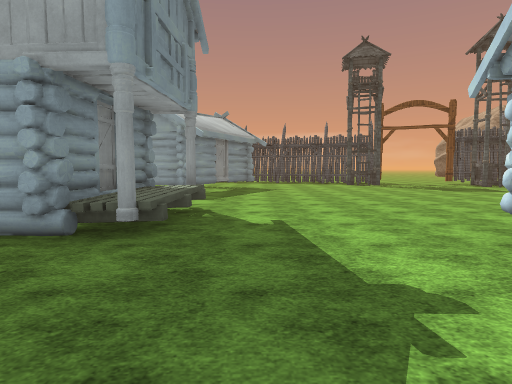
view 1 (above)

24 first-person views from a walk through a scene from a Unity 3-D project. The camera is 1.5 m above the floor, tilts 4° down and sees 75° across. The floor is counted in squares, 2 m on a side. Each view is taken from the middle of a square. On the plan, view 1 faces up. The plan holds only what a view shows up to about 11 squares ahead; the rest is blank. The place goes on beyond the plan. The terrain is drawn as flat ground. The player character is not drawn. Some animated figures are left out. Some surface patterns are stand-ins.

view 2
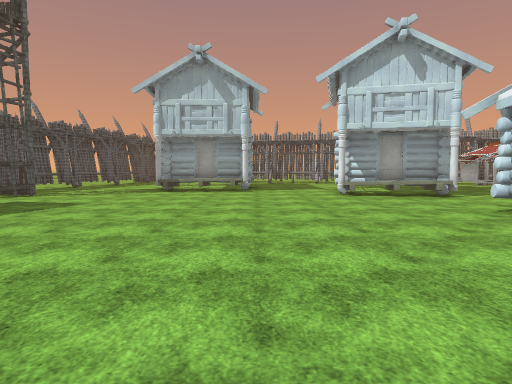

view 3
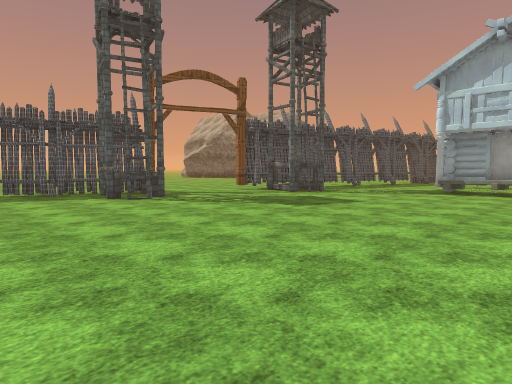

view 4
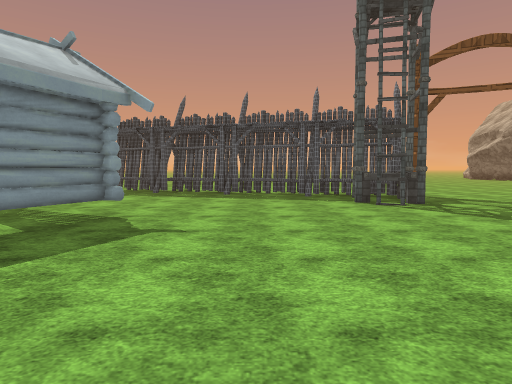

view 5
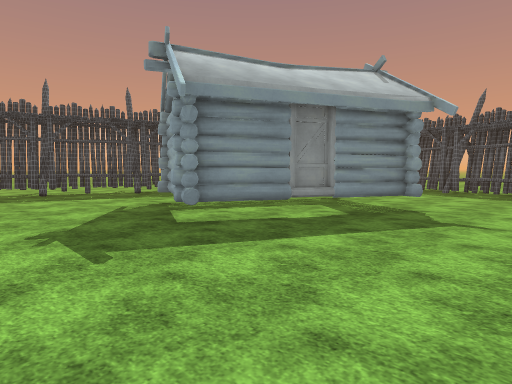

view 6
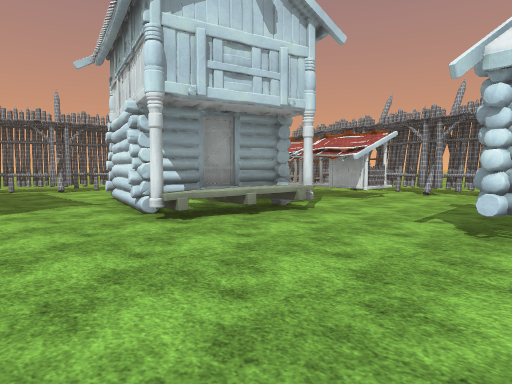

view 7
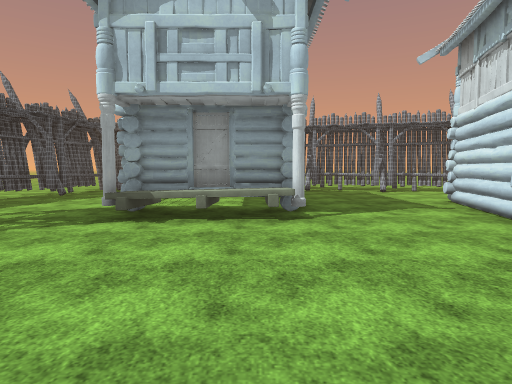

view 8
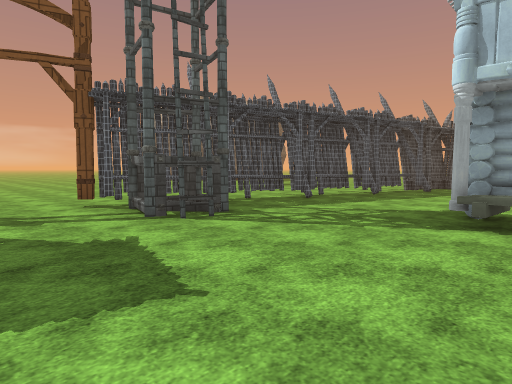

view 9
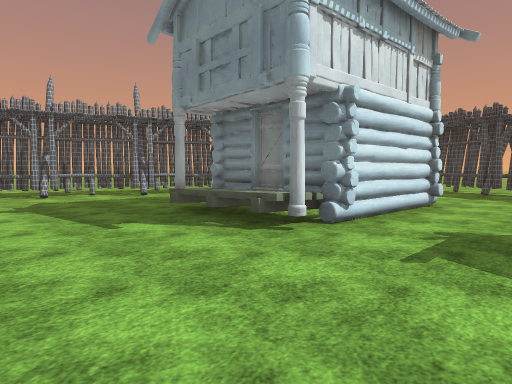

view 10
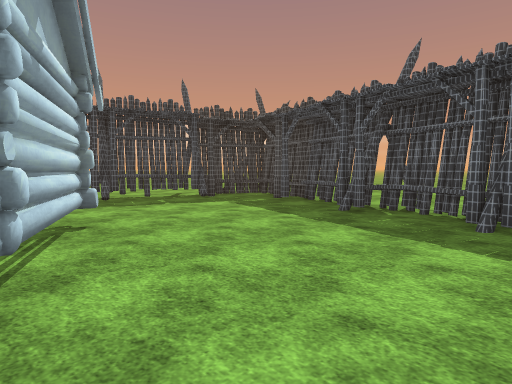

view 11
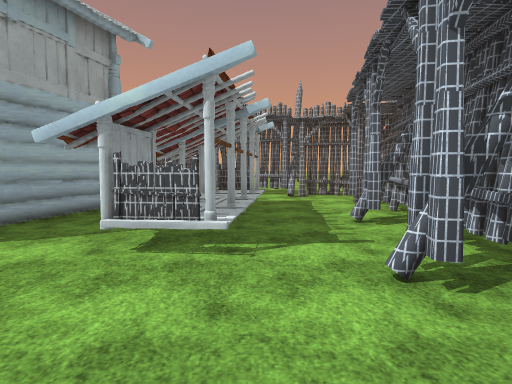

view 12
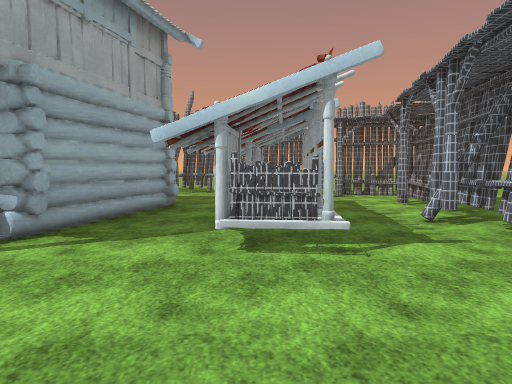

view 13
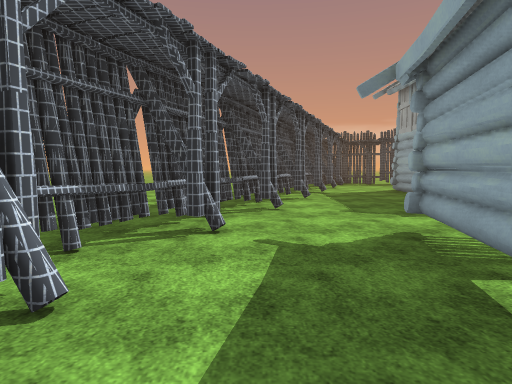

view 14
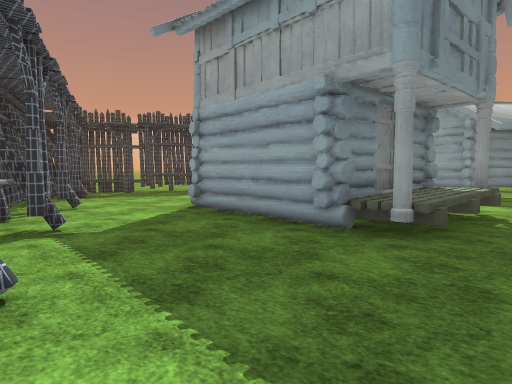

view 15
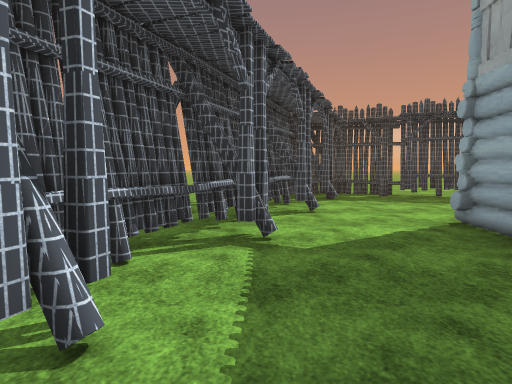

view 16
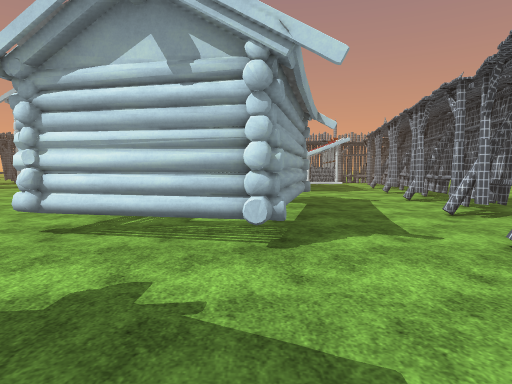

view 17
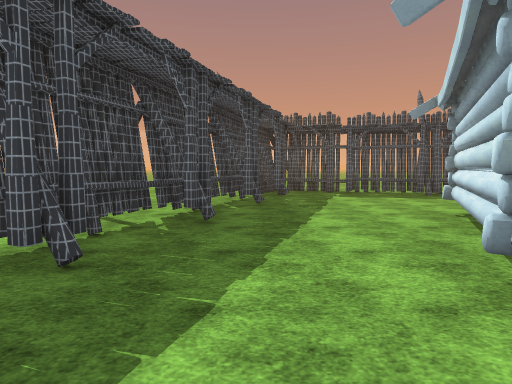

view 18
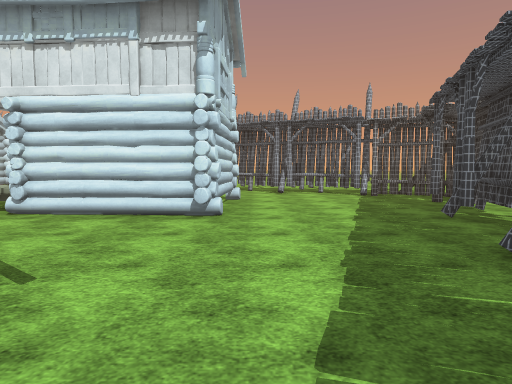

view 19
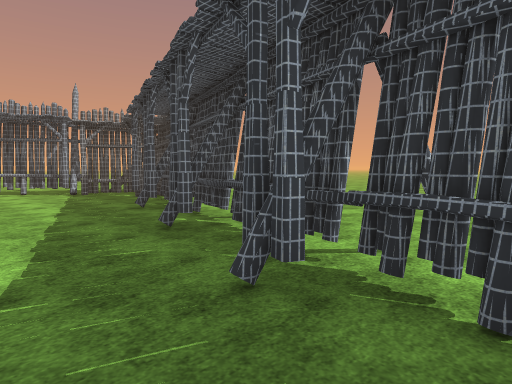

view 20
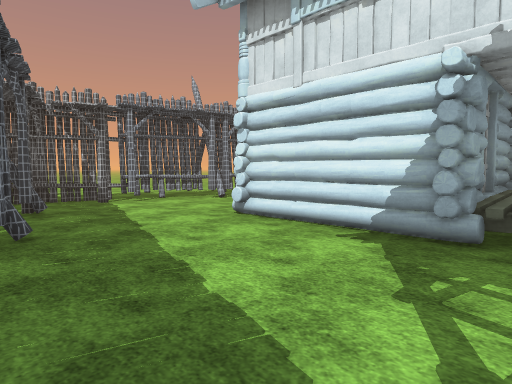

view 21
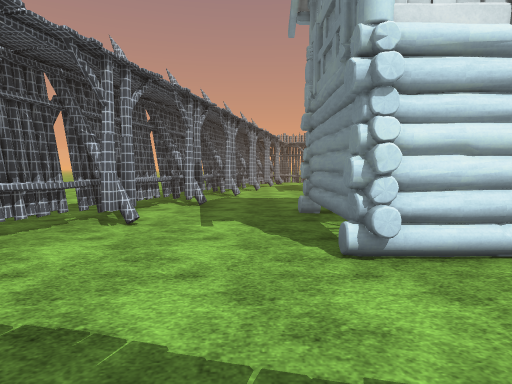

view 22
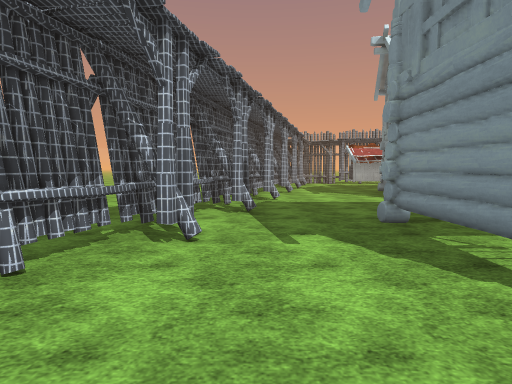

view 23
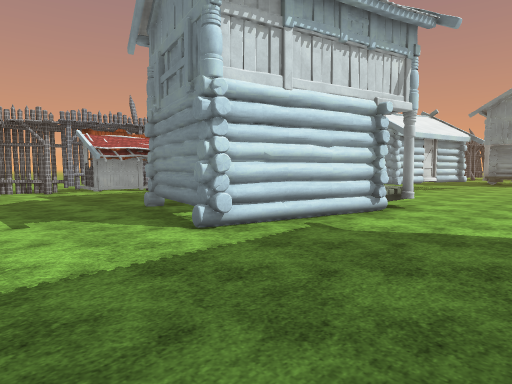

view 24
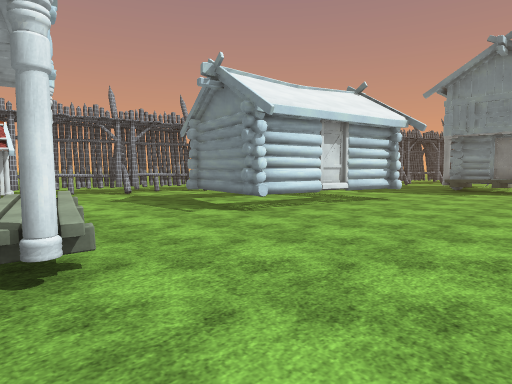

### Floor plan
Key: @ floor where view 1 was taken; # wall or solid block; . floor; ^ raised ledge; H house; T tower; O other object.
Columns run from 12 left of view 1 to 22 right of it. Each row starts with its distance up from view 1.
 22           ...
 21        #  ...        ..
 20       ####.#.        ..
 19      ##..#####      ....
 18    ...#......####.#.....
 17    ..##.........##O....
 16     .##..........T...O###...
 15     .#...........T....TT####.
 14     ##...##...........TT..#####
 13    .#....###H.................####
 12  ..##...####....................##
 11 ...#....###.....................#..
 10 ..##.....HH.............HH#HH...#..
  9  ..#....................HH  #..##..
  8   ##....................HH..H..##.
  7 ..##...H....................H..#..
  6 ..#....H HHH...................#..
  5  ##....#  HH...................#...
  4  #.....HH#HH..........HHHH....## ..
  3  #.............####H..HH  H...#.
  2  #####.........## #...HH. H...#
  1    ..###......H####.....HHH..##
  0     ...####.@.....H..........#
 -1          ####.........#^.^^..#
 -2           . ###........^^.^..#
 -3           ... ######.#......##
 -4             ...  ..######.#..#
 -5                         ######

Positions as (right, up) in squares from view 1, and headings:
1: (0, 0), facing up
2: (1, 7), facing right
3: (1, 7), facing up-right
4: (2, 8), facing up
5: (2, 7), facing up-left
6: (6, 7), facing down-right
7: (7, 8), facing right
8: (7, 9), facing up-right
9: (2, 9), facing down-left
10: (2, 13), facing up-left
11: (7, -2), facing right
12: (7, -1), facing right
13: (6, -1), facing left
14: (0, 0), facing up-left
15: (-1, 1), facing left
16: (-1, 1), facing right
17: (-6, 9), facing up
18: (-6, 12), facing down
19: (-6, 13), facing down-left
20: (12, 14), facing down-right
21: (17, 13), facing down
22: (18, 12), facing down
23: (17, 7), facing down-left
24: (11, 7), facing down-left
